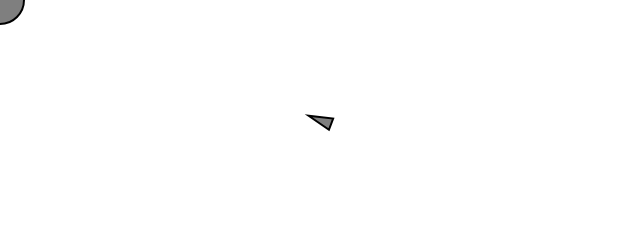
Frame 1 (no input)
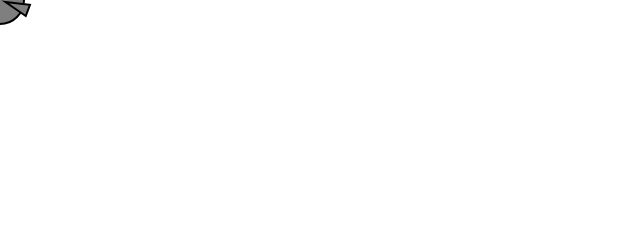
Frame 60 (no input)
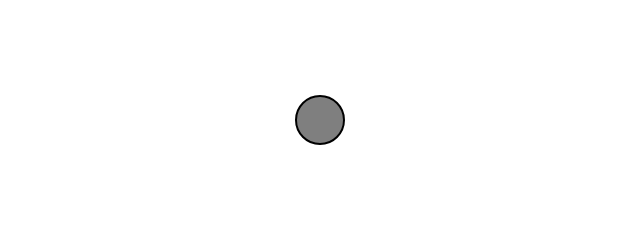
Frame 120 (the mouse pressed at the canvas centre since frame 60)

The p5.js sketch that drew these frames (run headless with seeded random() and noise() and a simulated clock; from frame 60 on, the mouse is pressed at the canvas centre):

// p5.js sketch
// ── sketch.js
// The Nature of Code
// Daniel Shiffman
// http://natureofcode.com

// Seeking "vehicle" follows the mouse position

// Implements Craig Reynold's autonomous steering behaviors
// One vehicle "seeks"
// See: http://www.red3d.com/cwr/

let vehicle;

function setup() {
  createCanvas(640, 240);
  vehicle = new Vehicle(width / 2, height / 2);
}

function draw() {
  background(255);

  let mouse = createVector(mouseX, mouseY);

  // Draw an ellipse at the mouse position
  fill(127);
  stroke(0);
  strokeWeight(2);
  circle(mouse.x, mouse.y, 48);

  // Call the appropriate steering behaviors for our agents
  vehicle.seek(mouse);
  vehicle.update();
  vehicle.show();

}


// The Nature of Code
// Daniel Shiffman
// http://natureofcode.com

// The "Vehicle" class

class Vehicle {
  constructor(x, y) {
    this.position = createVector(x, y);
    this.velocity = createVector(0, 0);
    this.acceleration = createVector(0, 0);
    this.r = 6;
    this.maxspeed = 8;
    this.maxforce = 0.2;
  }

  // Method to update location
  update() {
    // Update velocity
    this.velocity.add(this.acceleration);
    // Limit speed
    this.velocity.limit(this.maxspeed);
    this.position.add(this.velocity);
    // Reset accelerationelertion to 0 each cycle
    this.acceleration.mult(0);
  }

  applyForce(force) {
    // We could add mass here if we want A = F / M
    this.acceleration.add(force);
  }

  // A method that calculates a steering force towards a target
  // STEER = DESIRED MINUS VELOCITY
  seek(target) {
    let desired = p5.Vector.sub(target, this.position); // A vector pointing from the location to the target

    // Scale to maximum speed
    desired.setMag(this.maxspeed);

    // Steering = Desired minus velocity
    let steer = p5.Vector.sub(desired, this.velocity);
    steer.limit(this.maxforce); // Limit to maximum steering force

    this.applyForce(steer);
  }
  show() {
    //{!1} Vehicle is a triangle pointing in the direction of velocity
    let angle = this.velocity.heading();
    fill(127);
    stroke(0);
    push();
    translate(this.position.x, this.position.y);
    rotate(angle);
    beginShape();
    vertex(this.r * 2, 0);
    vertex(-this.r * 2, -this.r);
    vertex(-this.r * 2, this.r);
    endShape(CLOSE);
    pop();
  }
}
